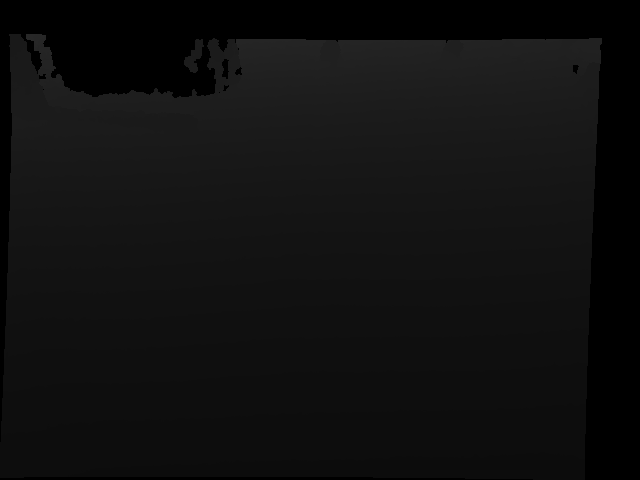
#> input picture UH_Preprocess/rgbd_dataset_freiburg1_floor/rgbd_dataset_freiburg1_floor/depth/1305033527.767506.png, 640 x 480 px, found by its file name; its folder holds only this picture in this run
$ python obstacle.py
#> lines starting #> are read from the running program, lines starting #| are printed output that depends on the picture; after the words box and inside, x2 and y2 are one past the last pixel; in counts of white or black regions, pixels touching at a corner belong together
import cv2
import os
import numpy as np

# Depth 이미지들이 있는 디렉토리 경로 설정
depth_dir = 'C:/Users/User/Desktop/cap_dataset/rgbd_dataset_freiburg1_floor/rgbd_dataset_freiburg1_floor/depth'

# 디렉토리 내 파일 목록 불러오기
depth_images = sorted(os.listdir(depth_dir))

# 장애물로 간주할 거리 임계값 (Scaling: 5000)
threshold_distance = 6000  # 1.2미터

# 이미지 파일들을 순차적으로 읽어와서 처리
for depth_img_name in depth_images:
    # 각 이미지의 전체 경로 생성
    depth_img_path = os.path.join(depth_dir, depth_img_name)

    # Depth 이미지 읽기
    depth_img = cv2.imread(depth_img_path, cv2.IMREAD_UNCHANGED)
#> depth_img is the input picture: shape (480, 640) uint16; min 0, max 10309, mean 4164.6

    if depth_img is None:
        print(f"이미지를 읽을 수 없습니다: {depth_img_path}")
        continue

    # 임계값 이하인 픽셀을 장애물로 간주하여 이진 마스크 생성
    obstacle_mask = np.where(depth_img < threshold_distance, 255, 0).astype(np.uint8)
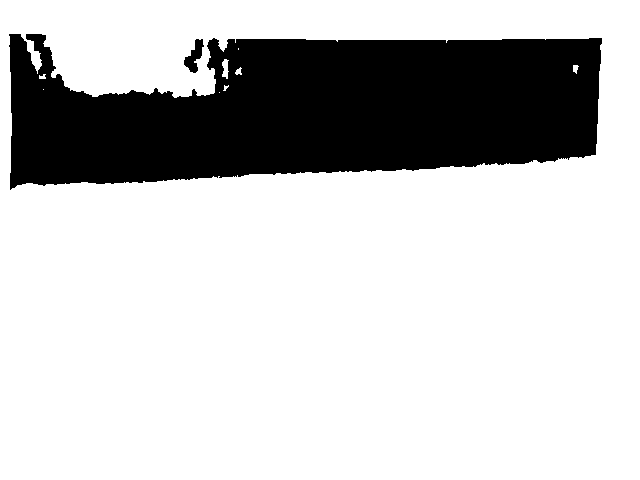
#> obstacle_mask: shape (480, 640); 77.2% white; 2 black regions, box (x1, y1, x2, y2) and area: (9, 34, 602, 190) 69729, (184, 39, 204, 73) 332

    # 결과 시각화
    cv2.imshow('Depth Image', depth_img)  # 원본 Depth 이미지 보기
    cv2.imshow('Obstacle Mask', obstacle_mask)  # 장애물 마스크 이미지 보기

    # 키 입력 대기 (예: ESC 키를 누르면 종료, 다른 키를 누르면 다음 이미지로 넘어감)
    key = cv2.waitKey(500)  # 500ms 동안 대기 (이 시간을 조절하여 속도를 변경할 수 있음)
#> (key Esc is pressed here)
    if key == 27:  # ESC 키의 ASCII 코드가 27입니다.
        break

# 모든 창 닫기
cv2.destroyAllWindows()

$ run again, on UH_Preprocess/rgbd_dataset_freiburg1_floor/rgbd_dataset_freiburg1_floor/depth/1305033529.396612.png
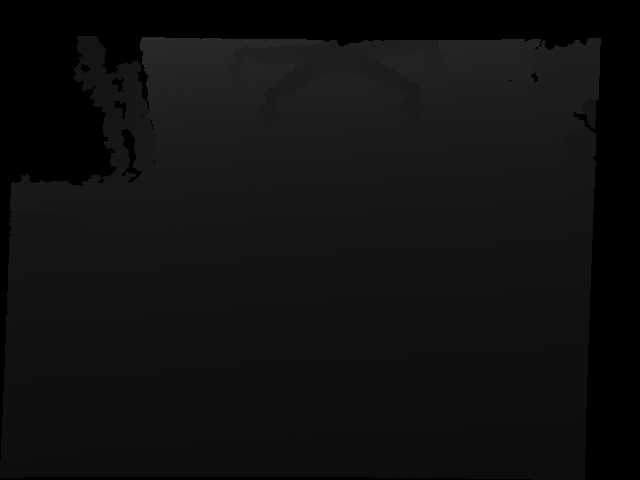
#> input picture UH_Preprocess/rgbd_dataset_freiburg1_floor/rgbd_dataset_freiburg1_floor/depth/1305033529.396612.png, 640 x 480 px, found by its file name
#> depth_img is the input picture: shape (480, 640) uint16; min 0, max 10962, mean 4165.6
#> `obstacle_mask = np.where(depth_img < threshold_distance, 255, 0).astyp..`:
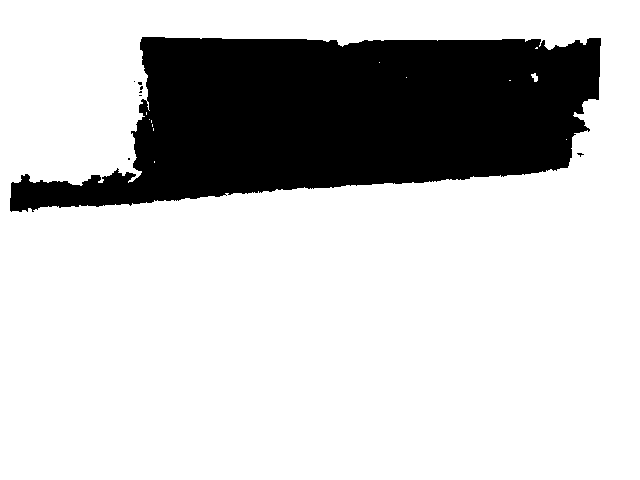
#> obstacle_mask: shape (480, 640); 77.7% white; 8 black regions (7 under 20 px), largest, box (x1, y1, x2, y2) and area: (10, 37, 601, 212) 68434

$ run again, on UH_Preprocess/rgbd_dataset_freiburg1_floor/rgbd_dataset_freiburg1_floor/depth/1305033530.202545.png
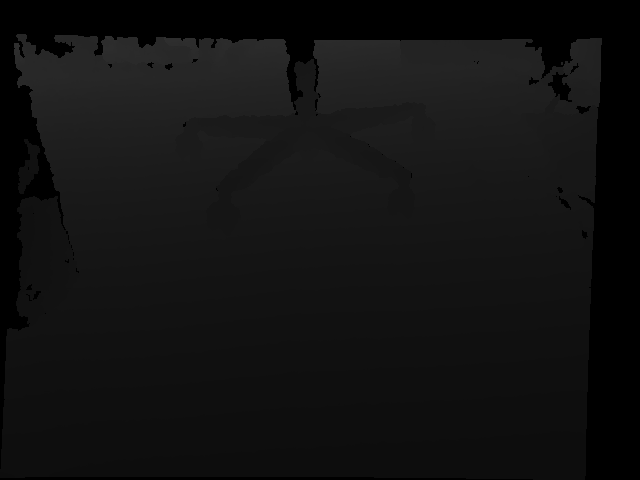
#> input picture UH_Preprocess/rgbd_dataset_freiburg1_floor/rgbd_dataset_freiburg1_floor/depth/1305033530.202545.png, 640 x 480 px, found by its file name
#> depth_img is the input picture: shape (480, 640) uint16; min 0, max 12546, mean 4596.6
#> `obstacle_mask = np.where(depth_img < threshold_distance, 255, 0).astyp..`:
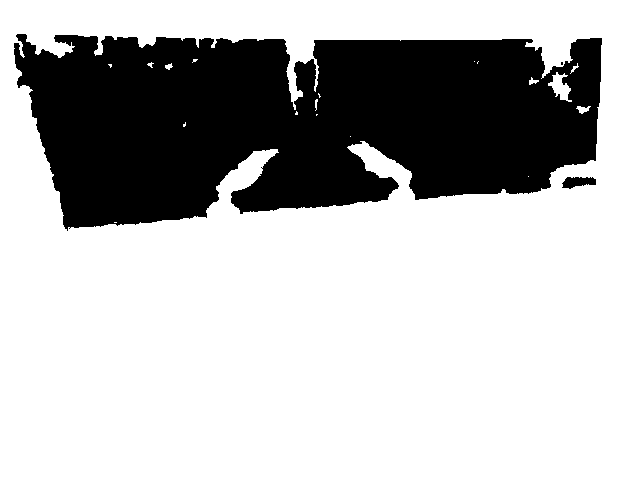
#> obstacle_mask: shape (480, 640); 71.7% white; 3 black regions (1 under 20 px), largest, box (x1, y1, x2, y2) and area: (14, 34, 602, 231) 86650, (562, 177, 596, 189) 280
